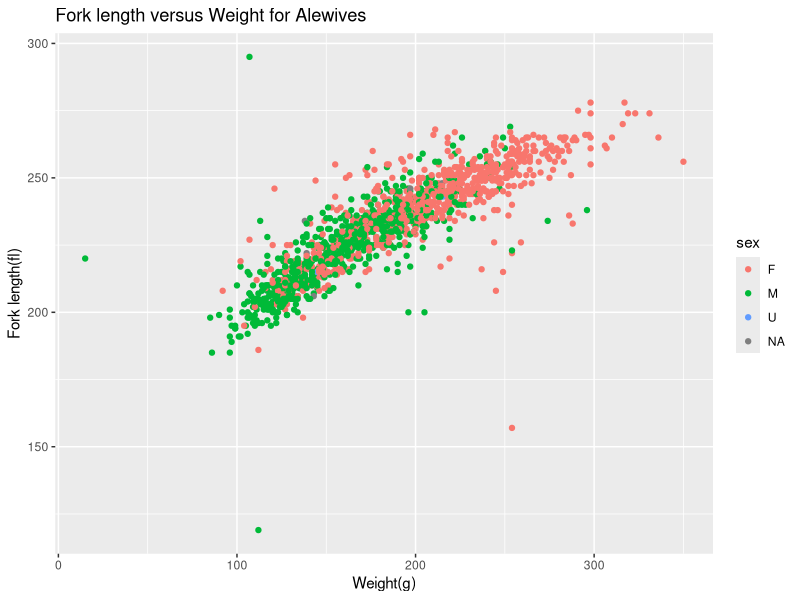
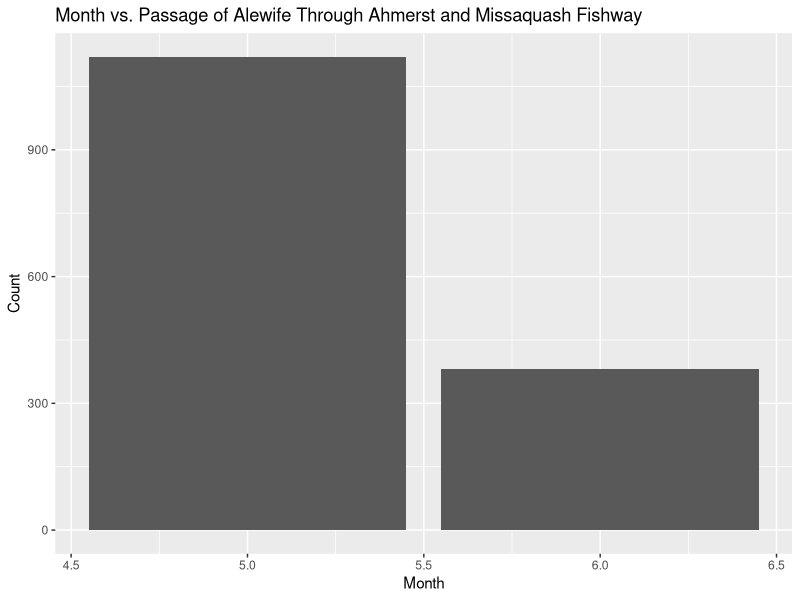
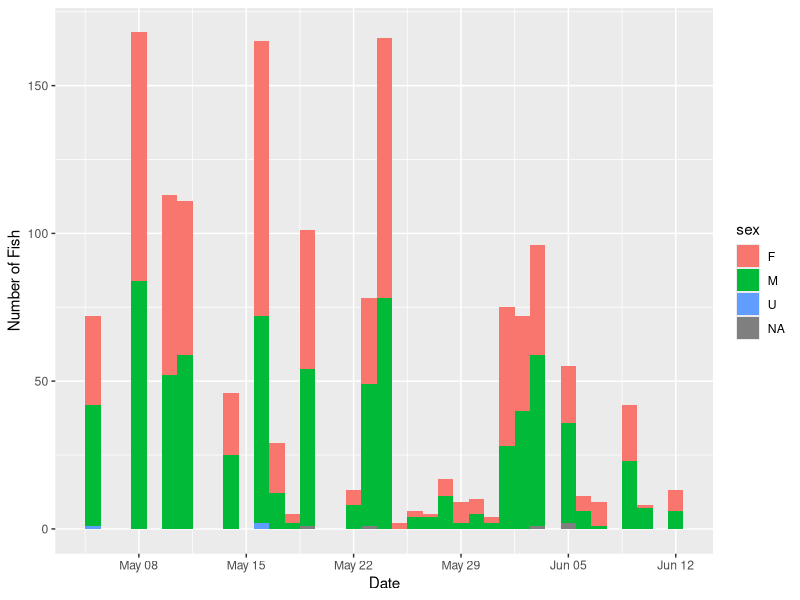
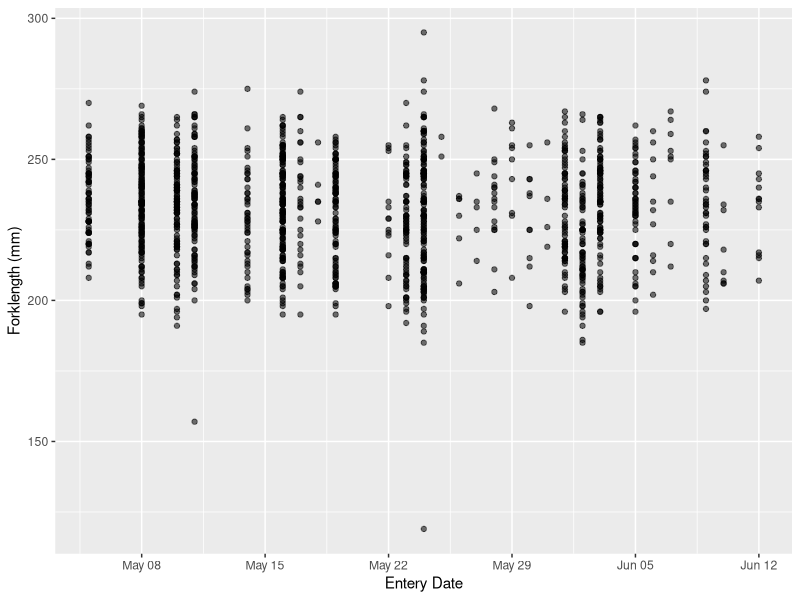
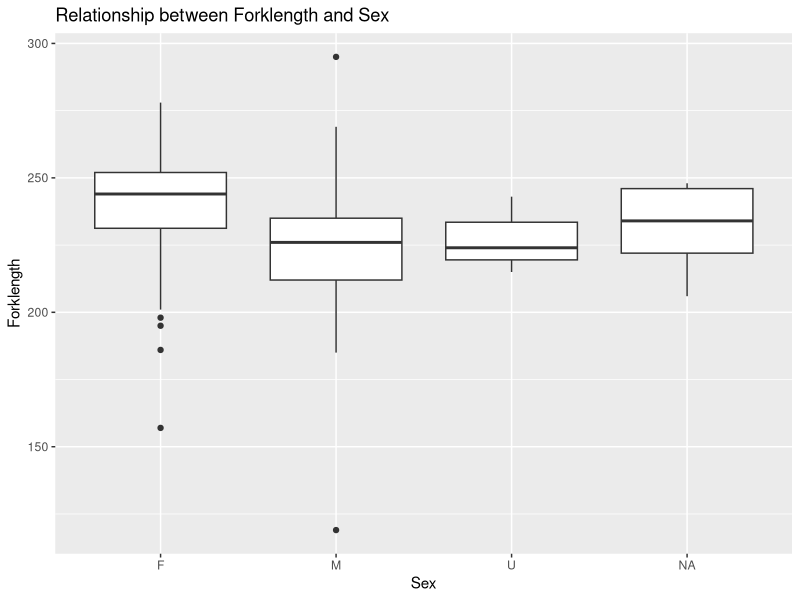
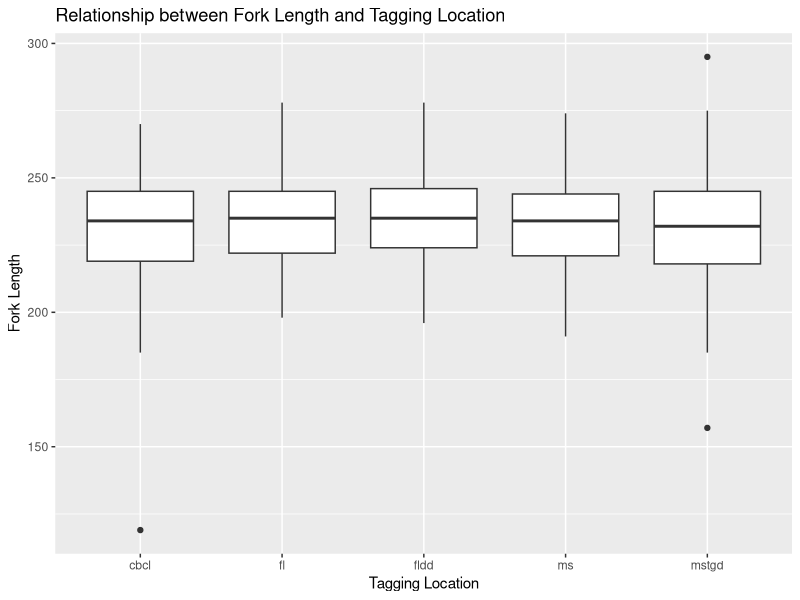
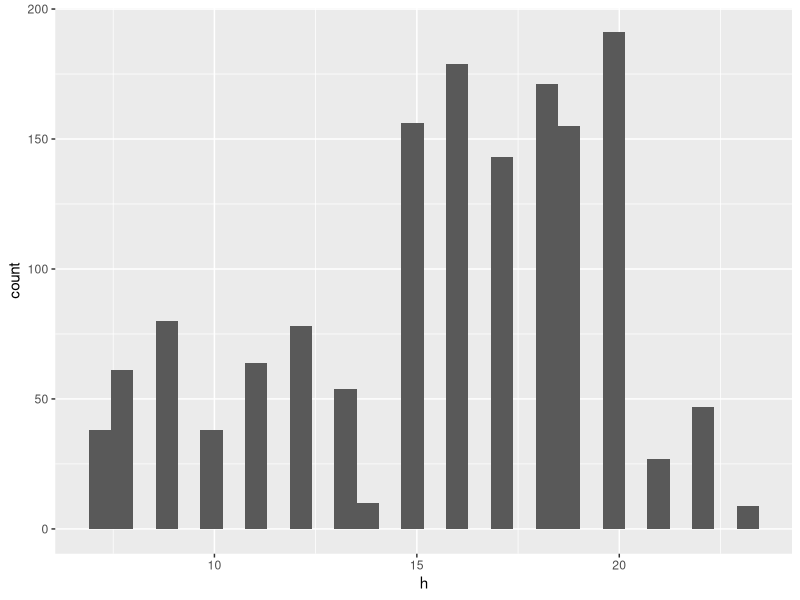
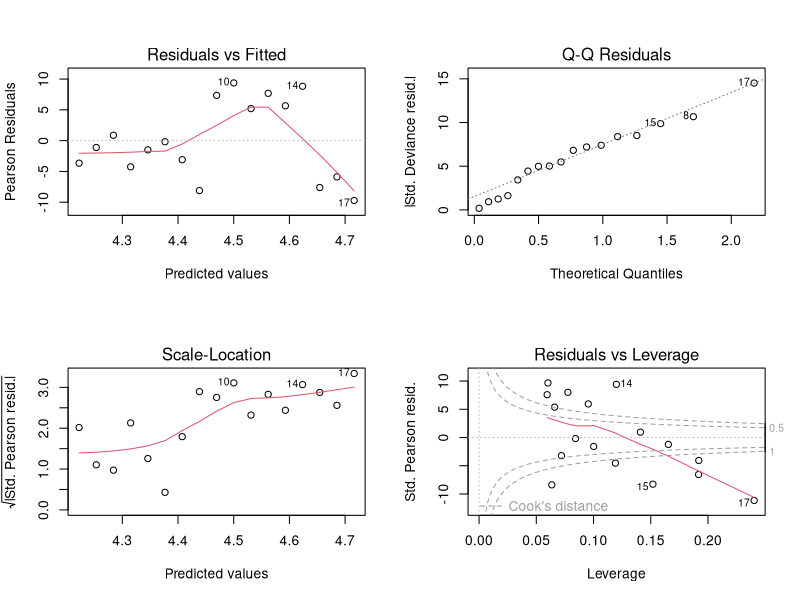

Recreate these plots in R, in order.
## ---- chunk 1

## ---- chunk 2
knitr::opts_chunk$set(echo = TRUE)
## ---- chunk 3
library("tidyverse")

alewife17 <- read.csv("alewife13_17.csv", na = c("na", "NA"))
names(alewife17)

sapply(alewife17,class)



## ---- chunk 4

alewife17$pit <- as.character(alewife17$pit)
## ---- chunk 5
alewife17.df <- filter(alewife17, y==2017)
## ---- chunk 6

alewife17.df %>%
  count(sx)

## ---- chunk 7
aw.df <- mutate(alewife17.df, 
                sex = toupper(str_trim(sx)), 
                sex = ifelse(sex %in% c("-","?", "NA"), "U", sex))
# check
with(aw.df, table(sex, sx))
## ---- chunk 8
aw.df$sx <- NULL
## ---- chunk 9
library(tidyverse)
aw.df <- mutate(aw.df,w = ifelse(w %in% c("na"), "NA", w))
View(aw.df)
## ---- chunk 10
ggplot(data= aw.df,mapping= aes(x=w,y=fl,colour=sex),position="jitter")+
  geom_point()+
  ggtitle("Fork length versus Weight for Alewives")+
  xlab("Weight(g)")+
  ylab("Fork length(fl)")

## ---- chunk 11
library(lubridate)

aw.df %>%
  mutate(month=month(m,label=TRUE)) %>%
  ggplot(aes(x=m))+
  geom_bar()+
  ggtitle("Month vs. Passage of Alewife Through Ahmerst and Missaquash Fishway")+
  xlab("Month")+
  ylab("Count")
## ---- chunk 12

aw.df <- aw.df %>%
  mutate(enter = make_date(y, m, d))

ggplot(aw.df, aes(enter))+
  geom_histogram(aes(fill = sex), binwidth = 1)+
  xlab("Date")+
  ylab("Number of Fish")

## ---- chunk 13
aw.df <- aw.df %>%
  mutate(length = ntile(fl, 6))

View(aw.df)
## ---- chunk 14
ggplot(aw.df, aes(enter, fl, alpha = 1/10))+
  geom_point()+
  ylab("Forklength (mm)")+
  xlab("Entery Date")+
  theme(legend.position = 'none')
## ---- chunk 15
aw.df.2 <- mutate(aw.df,sex = ifelse(sex %in% c("NA"),"U", sex))
## ---- chunk 16



ggplot(data=aw.df.2,mapping=aes(x=sex,y=fl))+
  geom_boxplot()+
  ggtitle("Relationship between Forklength and Sex")+
  xlab("Sex")+
  ylab("Forklength")


## ---- chunk 17
ggplot(data = aw.df) +
  geom_boxplot(mapping = aes(x = site, y = fl)) +
  ggtitle("Relationship between Fork Length and Tagging Location") + 
  ylab("Fork Length") +
  xlab("Tagging Location")
## ---- chunk 18
library(tidyverse)

ggplot(data=aw.df,aes(h))+
  geom_histogram()


## ---- chunk 19
data.frame(table(aw.df$h))
## ---- chunk 20
aw.df.2 <- aw.df %>% group_by(h) %>%tally()
## ---- chunk 21

p1 <- glm(n~h,family="poisson",data=aw.df.2)
summary(p1)
## ---- chunk 22
par(mfrow=c(2,2))
plot(p1)
